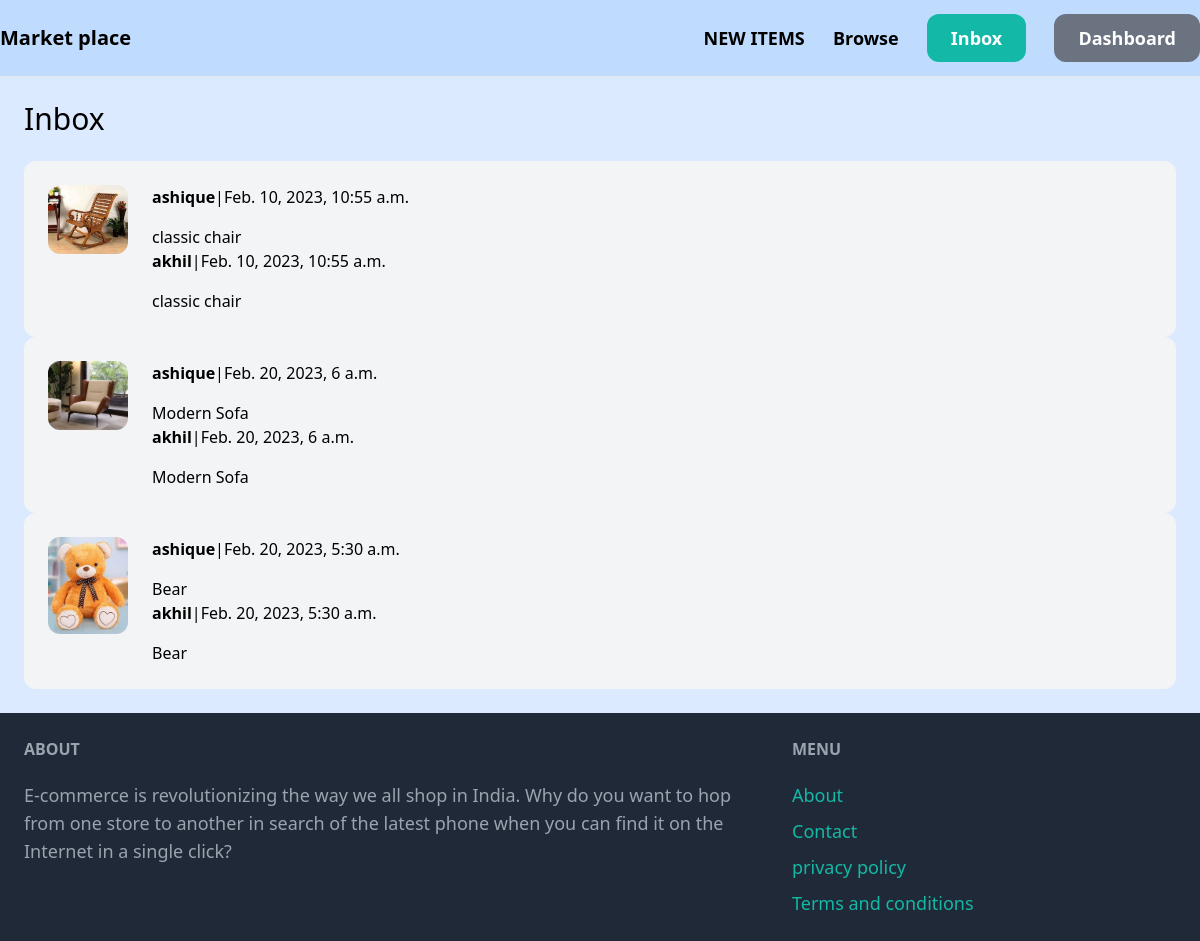
Screenshot of /inbox/ (signed in) with the database file from the repository.
### conversations/models.py (models this page shows)
class Conversation(models.Model):
    item = models.ForeignKey(Item, related_name='conversations', on_delete=models.CASCADE)
    members = models.ManyToManyField(User, related_name='conversations')
    created_at = models.DateTimeField(auto_now_add=True)
    modified_at = models.DateTimeField(auto_now=True)
    class meta:
        odering = ('-modified_at',)

### item/models.py (models this page shows, shortened)
class Item(models.Model):
    category= models.ForeignKey(category, related_name='item', on_delete=models.CASCADE)
    name = models.CharField(max_length= 255)
    description = models.TextField(blank=True, null= True)
    price = models.FloatField()
    image = models.ImageField(upload_to='item_images', blank=True, null=True)
    is_sold = models.BooleanField(default= False)
    created_by = models.ForeignKey(User, related_name='item', on_delete=models.CASCADE)
    created_at =models.DateTimeField(auto_now_add=True)

### conversations/views.py (the view)
# urls.py: path('', views.inbox, name='inbox'),
@login_required
def inbox(request):
    conversations = Conversation.objects.filter(members__in=[request.user.id])
    return render (request, 'conversation/inbox.html',{
        'conversations': conversations
    })

### conversations/templates/conversation/inbox.html (shortened to what this page needs)
{% extends 'core/base.html' %}
{% block content %}
    <h1 class="mb-6 text-3xl"> Inbox </h1>
    <div class="space-y-6">
      {% for conversation in conversations %}
        <a href="{% url 'conversations:detail' conversation.id %}">
             <div class=" p-6 flex bg-gray-100 rounded-xl ">
                <div class="pr-6">
                  <img src="{{ conversation.item.image.url }}" class="w-20 rounded-xl">
                </div>
                <div>
                    {% for member in conversation.members.all %}
                        {% if mrmber != request.user %}
                            <p class=" mb-4 "> <strong> {{ member.username }}</strong>|{{ conversation.modified_at }}</p>
                            <p>{{ conversation.item.name }}</p>
                        {% endif %}
                    {% endfor %}
                </div>
             </div>
        </a>
        {% endfor %}
    </div>
{% endblock %}

### rows the page displays
Conversation: item.image (picture), modified_at "Feb. 10, 2023, 10:55 a.m.", item.name "classic chair"
Conversation: item.image (picture), modified_at "Feb. 20, 2023, 6 a.m.", item.name "Modern Sofa"
Conversation: item.image (picture), modified_at "Feb. 20, 2023, 5:30 a.m.", item.name "Bear"

### other values shown
{{ member.username }} "ashique"
{{ member.username }} "akhil"
